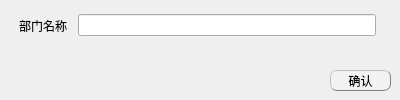
<?xml version="1.0" encoding="UTF-8"?>
<ui version="4.0">
 <class>DelDptDialog</class>
 <widget class="QWidget" name="DelDptDialog">
  <property name="geometry">
   <rect>
    <x>0</x>
    <y>0</y>
    <width>400</width>
    <height>100</height>
   </rect>
  </property>
  <property name="windowTitle">
   <string>Form</string>
  </property>
  <widget class="QPushButton" name="saveBtn">
   <property name="geometry">
    <rect>
     <x>330</x>
     <y>70</y>
     <width>61</width>
     <height>21</height>
    </rect>
   </property>
   <property name="styleSheet">
    <string notr="true">QPushButton{background-color: rgb(243, 243, 243);border:0.5px groove gray;border-radius:7px;padding:2px 4px;border-style: outset;}
QPushButton:hover{background-color:rgb(229, 241, 251); color: black;}
QPushButton:pressed{background-color:rgb(191, 190, 192);border-style: inset;}</string>
   </property>
   <property name="text">
    <string>确认</string>
   </property>
  </widget>
  <widget class="QWidget" name="layoutWidget">
   <property name="geometry">
    <rect>
     <x>10</x>
     <y>10</y>
     <width>381</width>
     <height>31</height>
    </rect>
   </property>
   <layout class="QHBoxLayout" name="horizontalLayout_8">
    <item>
     <spacer name="horizontalSpacer">
      <property name="orientation">
       <enum>Qt::Horizontal</enum>
      </property>
      <property name="sizeType">
       <enum>QSizePolicy::Fixed</enum>
      </property>
      <property name="sizeHint" stdset="0">
       <size>
        <width>9</width>
        <height>20</height>
       </size>
      </property>
     </spacer>
    </item>
    <item>
     <widget class="QLabel" name="label_4">
      <property name="text">
       <string>部门名称</string>
      </property>
     </widget>
    </item>
    <item>
     <spacer name="leftHorizontalSpacer">
      <property name="orientation">
       <enum>Qt::Horizontal</enum>
      </property>
      <property name="sizeType">
       <enum>QSizePolicy::Fixed</enum>
      </property>
      <property name="sizeHint" stdset="0">
       <size>
        <width>5</width>
        <height>20</height>
       </size>
      </property>
     </spacer>
    </item>
    <item>
     <widget class="QLineEdit" name="nameLabel"/>
    </item>
    <item>
     <spacer name="rightHorizontalSpacer">
      <property name="orientation">
       <enum>Qt::Horizontal</enum>
      </property>
      <property name="sizeType">
       <enum>QSizePolicy::Fixed</enum>
      </property>
      <property name="sizeHint" stdset="0">
       <size>
        <width>15</width>
        <height>20</height>
       </size>
      </property>
     </spacer>
    </item>
   </layout>
  </widget>
  <widget class="QLabel" name="hintLabel">
   <property name="geometry">
    <rect>
     <x>10</x>
     <y>50</y>
     <width>381</width>
     <height>21</height>
    </rect>
   </property>
   <property name="text">
    <string/>
   </property>
   <property name="alignment">
    <set>Qt::AlignCenter</set>
   </property>
  </widget>
 </widget>
 <resources/>
 <connections/>
</ui>
